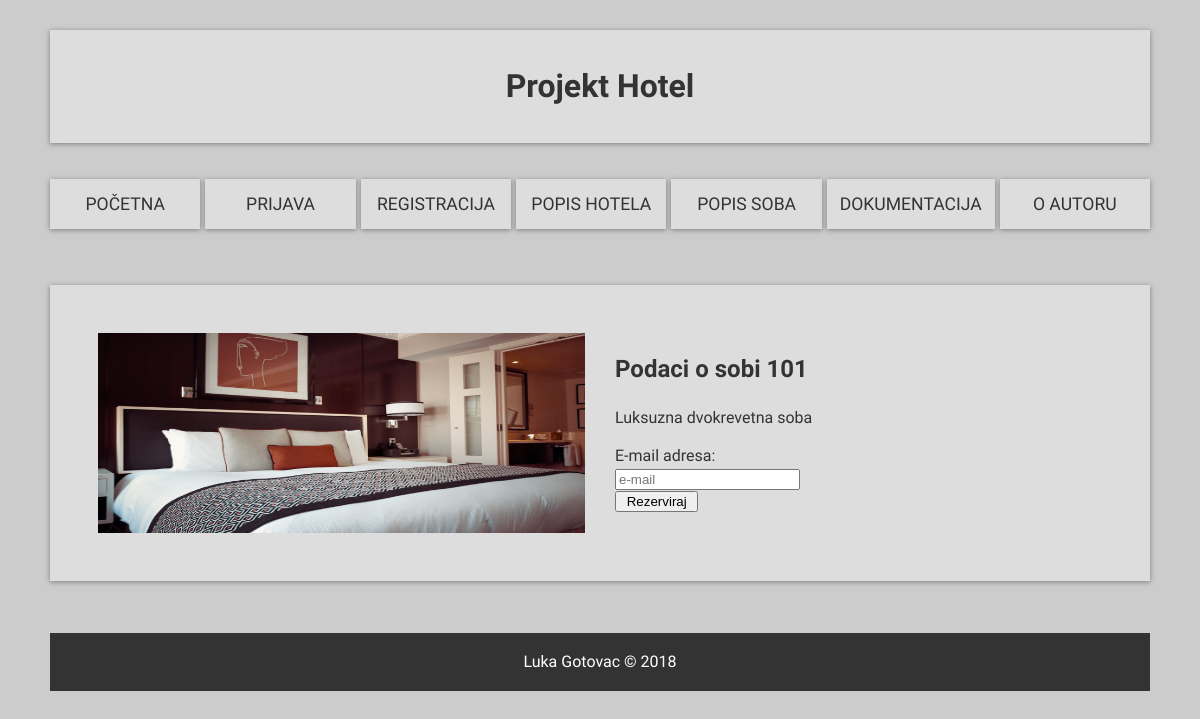
Page /odabranaSoba.php?id=1 on the committed database.
### tables this page shows
CREATE TABLE IF NOT EXISTS `sobe` (
  `id_soba` int(11) NOT NULL AUTO_INCREMENT,
  `broj_sobe` int(11) NOT NULL,
  `broj_lezaja` int(11) NOT NULL,
  `tip_sobe` varchar(30) NOT NULL,
  `status` varchar(30) NOT NULL,
  `broj_rez` int(11) NOT NULL,
  `cijena` int(11) NOT NULL,
  `opis` varchar(100) DEFAULT NULL,
  `slika_url` varchar(45) DEFAULT NULL,
  `hoteli_id_hotel` int(11) NOT NULL,
  PRIMARY KEY (`id_soba`),
  KEY `fk_sobe_hoteli1_idx` (`hoteli_id_hotel`)
);

### baza.class.php (called while the page is built, shortened)
<?php
class Baza {
    private $veza = null;
    function spojiDB() {
        $this->veza = new mysqli(self::server, self::korisnik, self::lozinka, self::baza);
        $this->veza->set_charset("utf8");
        return $this->veza;
    }
    function selectDB($upit) {
        $rezultat = $this->veza->query($upit);
        return $rezultat;
    }
}
?>

### odabranaSoba.php (the view, shortened to what this page needs)
<?php
include("baza.class.php");
$baza = new Baza();
$baza->spojiDB();
$brojSobe = 0;
$slika_url = "";
$opis = "";
if (isset($_GET["id"])) {
    $id_soba = $_GET["id"];
    $sqlSoba = "SELECT broj_sobe, slika_url, opis FROM sobe WHERE id_soba = '" . $id_soba . "'";
    $soba = $baza->selectDB($sqlSoba);
    while($row = $soba->fetch_assoc()){
        $brojSobe = $row["broj_sobe"];
        $opis = $row["opis"];
        $slika_url = $row["slika_url"];
    }
    $img = "<img id='slika' src='img/" . $slika_url . "' height='200' width='500'>";
}
?>
<!DOCTYPE html>
<html lang="en">
<head>
    <link rel="stylesheet" href="dizajn.css">
    <link rel="stylesheet" type="text/css" href="https://cdn.datatables.net/s/dt/jq-2.1.4,dt-1.10.10/datatables.min.css"/>
    <link rel="stylesheet" href="https://ajax.googleapis.com/ajax/libs/jqueryui/1.11.4/themes/smoothness/jquery-ui.css">
</head>
<body>
    <div class="wrapper">
        <header class="banner">
            <h1 class="naslov">Projekt Hotel</h1>
        </header>
        <nav class="main">
            <ul>
                <li><a href="index.php">Početna</a></li>
                <li><a href="prijava.php">Prijava</a></li>
                <li><a href="registracija.php">Registracija</a></li>
                <li><a href="popisHotela.php">Popis hotela</a></li>
                <li><a href="popisSoba.php">Popis soba</a></li>
                <li><a href="dokumentacija.html">Dokumentacija</a></li>
                <li><a href="O_Autoru.html">O autoru</a></li>
            </ul>
        </nav>
        <section class="info">
            <?php echo$img; ?>
            <div>
                <h2>Podaci o sobi <?php echo$brojSobe ?></h2>
                <form action="<?php echo $_SERVER["PHP_SELF"]; ?>" method="post">
                <p><?php echo$opis; ?></p>
                <label id="lemail" for="email">E-mail adresa: </label><br>
                <input type="text" id="email" name="email" placeholder="e-mail"><br>
                <input id="sumbit" name="submit" type="submit" value=" Rezerviraj "><br>
                </form>
            </div>
        </section>
        <footer>
            <p>Luka Gotovac &copy; 2018</p>
        </footer>
    </div>
</body>
</html>

### dizajn.css (style rules this page uses)
:root { --primary: #ddd; --dark: #333; --light: #fff; --shadow: 0 1px 5px rgba(104, 104, 104, 0.8); }
html { box-sizing: border-box; font-family: Catamaran, sans-serif; color: var(--dark); }
body { background: #ccc; margin: 30px 50px; line-height: 1.4; }
img { max-width: 100%; }
.wrapper { display: grid; grid-gap: 20px; }
.main ul { display: grid; grid-gap: 5px; padding: 0; list-style: none; grid-template-columns: 1fr 1fr 1fr 1fr 1fr 1fr 1fr; }
.main a { background: var(--primary); display: block; text-decoration: none; padding: 0.8rem; text-align: center; color: var(--dark); text-transform: uppercase; font-size: 1.1rem; box-shadow: var(--shadow); transition: all .2s ease-in-out; }
.banner { background: var(--primary); display: block; box-shadow: var(--shadow); }
.naslov { padding: 0.8rem; text-align: center; color: var(--dark); }
.info { background: var(--primary); box-shadow: var(--shadow); display: grid; grid-gap: 30px; grid-template-columns: repeat(2, 1fr); padding: 3rem; }
footer { margin-top: 2rem; background: var(--dark); color: var(--light); text-align: center; padding: 0.1rem; }

### rows in the picture
sobe: slika_url (picture), broj_sobe "101", opis "Luksuzna dvokrevetna soba"
